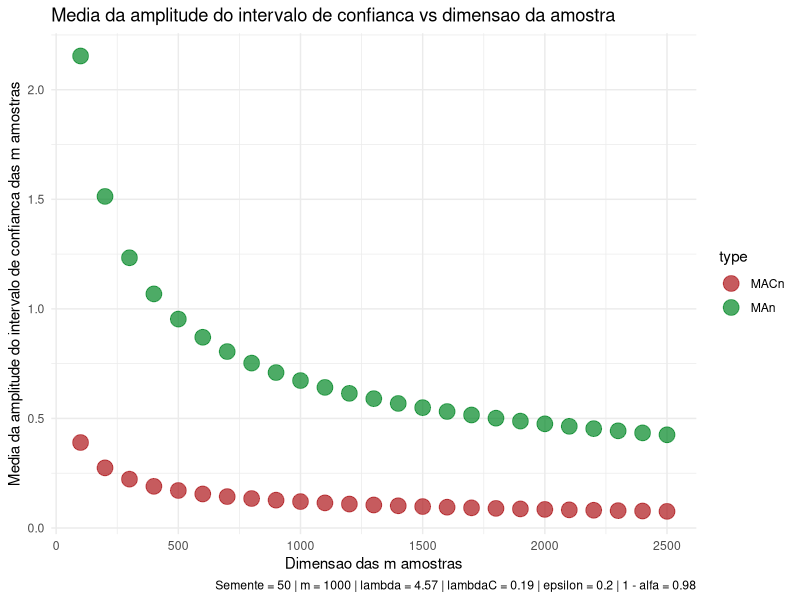

R code for this plot:
library(tidyverse)
#Dados iniciais
expSeed <- 50 ; nAmostras <- 1000 ; dimArray <- seq(100, 2500, by = 100)
lambOrig <- 4.57  ; lambCont <- 0.19  ; lvlConf <- 0.98 ; epsilon <- 0.2

alpha <- 1 - lvlConf
quantAlpha <- qnorm(1-alpha/2)
dfGraf <- data.frame(matrix(nrow = 2*length(dimArray),ncol = 3))
colnames(dfGraf) <- c('dim','type','medAmp')

j <- 0
for (dim in dimArray){
  j <- j + 1
  set.seed(seed = expSeed)
  amostra <- replicate(nAmostras, rexp(n = dim, rate = lambOrig))
  media <- apply(amostra,2,mean)
  limAmp <- array(dim = nAmostras)
  for (i in 1:nAmostras){
    limInf <- ((1-(quantAlpha/sqrt(dim)))/media[i])
    limSup <- ((1+(quantAlpha/sqrt(dim)))/media[i])
    limAmp[i] <- limSup - limInf
  }
  dfGraf[j,1] <- dim ; dfGraf[j,2] <- 'MAn'
  dfGraf[j,3] <- mean(limAmp)
}

for (dim in dimArray){
  j <- j + 1
  set.seed(seed = expSeed)
  amostra <- replicate(nAmostras, rexp(n = dim, rate = lambOrig))
  outliers <- replicate(nAmostras, rexp(n = dim*epsilon, rate = lambCont))
  amostra[1:nrow(outliers),1:nAmostras] <- outliers
  media <- apply(amostra,2,mean)
  limAmp <- array(dim = nAmostras)
  for (i in 1:nAmostras){
    limInf <- ((1-(quantAlpha/sqrt(dim)))/media[i])
    limSup <- ((1+(quantAlpha/sqrt(dim)))/media[i])
    limAmp[i] <- limSup - limInf
  }
  dfGraf[j,1] <- dim ; dfGraf[j,2] <- 'MACn'
  dfGraf[j,3] <- mean(limAmp)
}

ggplot(dfGraf,aes(x = dim, y = medAmp, color = type))+
  geom_point(size = 5, alpha = 0.7)+
  scale_color_manual(values=c('#ad1519','#008724'))+
  theme_minimal()+
  labs(title = 'Media da amplitude do intervalo de confianca vs dimensao da amostra',
       caption = 'Semente = 50 | m = 1000 | lambda = 4.57 | lambdaC = 0.19 | epsilon = 0.2 | 1 - alfa = 0.98',
       x = 'Dimensao das m amostras',
       y = 'Media da amplitude do intervalo de confianca das m amostras')